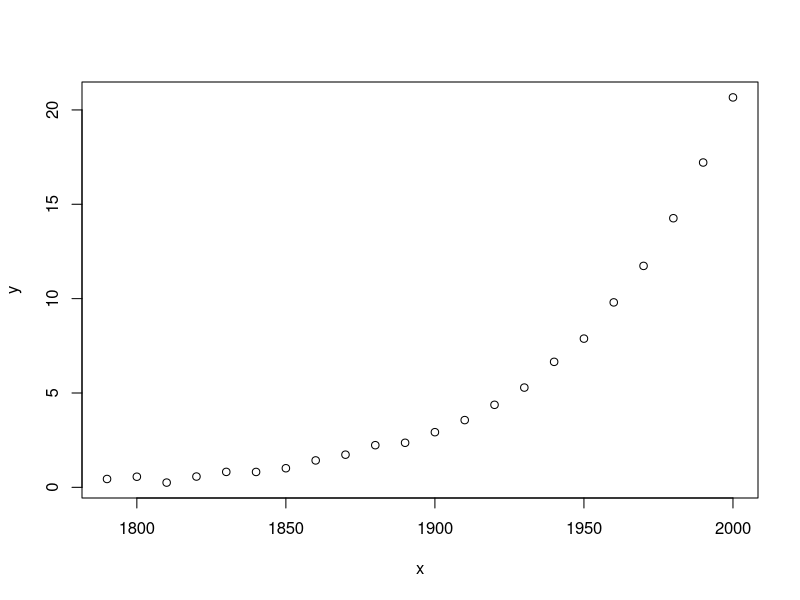
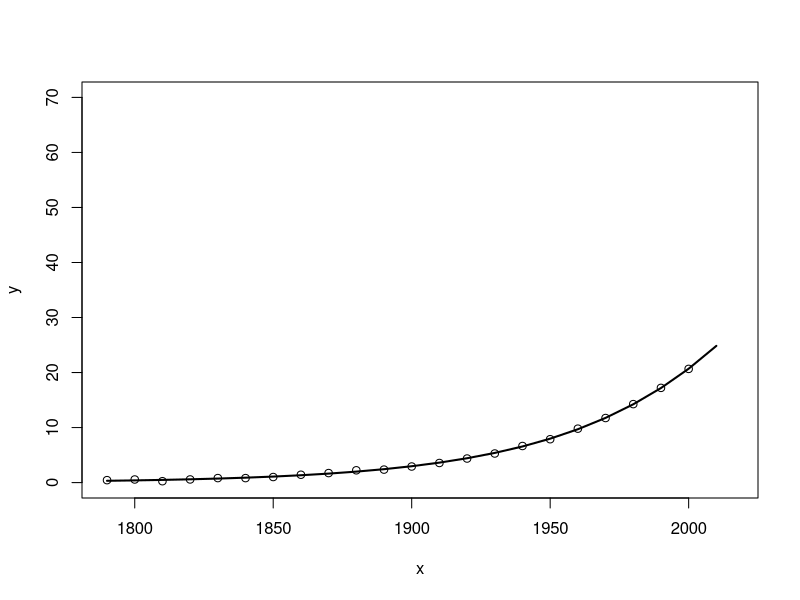

Write the R code that produced these figures, in order.

# Simulaci?n de un modelo no lineal ---------------------------------------
theta1 <- 440
theta2 <- -43
theta3 <- 0.02
sigma <- 0.1

x <- seq(from=1790, to=2000, by=10)
media <- theta1 / (1 + exp(-(theta2 + theta3 * x)))
set.seed(12345678)
y <- rnorm(n=length(x), mean=media, sd=sigma)

plot(x, y)


# Residual sum of squares -------------------------------------------------

S <- function(theta) {
  media <- theta[1] / (1 + exp(-(theta[2] + theta[3] * x)))
  sum((y - media)^2)
}

S(c(400, -40, 0))


# Valores iniciales -------------------------------------------------------
require(car)
t1 <- 50
aux <- lm(logit(y / t1) ~ x)
initial <- c(t1, coef(aux))
initial

S(initial)

# Minimizando S -----------------------------------------------------------

nlminb(start=initial, objective=S)
optim(par=initial, fn=S)

# Usando nls --------------------------------------------------------------

mod <- NULL
mod <- nls(y ~ theta1 / (1 + exp(-(theta2 + theta3 * x))),
           start=list(theta1=initial[1], theta2=initial[2], theta3=initial[3]),
           trace=T, control=nls.control(maxiter=1000))

summary(mod)

datos <- data.frame(y=y, x=x)
plot(y ~ x, xlim=c(1790, 2016), ylim=c(0, 70))
with(datos, lines(seq(1790, 2016, by=10),
                  predict(mod, data.frame(x=seq(1790, 2016, by=10))), lwd=2))



# Self-starting values ----------------------------------------------------

mod.self <- nls(y ~ SSlogis(x, phi1, phi2, phi3))
summary(mod.self)






